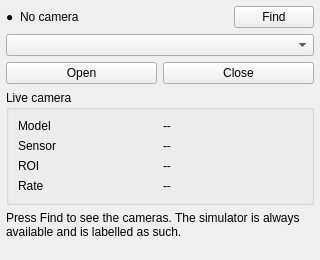
<?xml version="1.0" encoding="UTF-8"?>
<ui version="4.0">
 <class>CameraPanel</class>
 <widget class="QWidget" name="CameraPanel">
  <property name="geometry">
   <rect>
    <x>0</x>
    <y>0</y>
    <width>320</width>
    <height>260</height>
   </rect>
  </property>
  <layout class="QVBoxLayout" name="cameraLayout">
   <property name="spacing">
    <number>6</number>
   </property>
   <property name="leftMargin">
    <number>6</number>
   </property>
   <property name="topMargin">
    <number>6</number>
   </property>
   <property name="rightMargin">
    <number>6</number>
   </property>
   <property name="bottomMargin">
    <number>6</number>
   </property>
   <item>
    <layout class="QHBoxLayout" name="cameraStateRow">
     <item>
      <widget class="QLabel" name="cameraStateDot">
       <property name="text">
        <string>●</string>
       </property>
       <property name="state" stdset="0">
        <string>muted</string>
       </property>
       <property name="toolTip">
        <string>Green means streaming, amber means a camera is open but stopped, red means the last command failed.</string>
       </property>
      </widget>
     </item>
     <item>
      <widget class="QLabel" name="cameraStateLabel">
       <property name="text">
        <string>No camera</string>
       </property>
      </widget>
     </item>
     <item>
      <spacer name="cameraStateSpacer">
       <property name="orientation">
        <enum>Qt::Horizontal</enum>
       </property>
       <property name="sizeHint" stdset="0">
        <size>
         <width>20</width>
         <height>20</height>
        </size>
       </property>
      </spacer>
     </item>
     <item>
      <widget class="QPushButton" name="cameraFindButton">
       <property name="text">
        <string>Find</string>
       </property>
       <property name="toolTip">
        <string>Searches for cameras through every backend. The simulator is always found; a native SDK appears only when its library is installed.</string>
       </property>
      </widget>
     </item>
    </layout>
   </item>
   <item>
    <widget class="QComboBox" name="cameraCombo">
     <property name="toolTip">
      <string>The cameras found by discovery. The model and the backend are in the name, so a simulator is never mistaken for hardware.</string>
     </property>
    </widget>
   </item>
   <item>
    <layout class="QHBoxLayout" name="cameraButtonRow">
     <item>
      <widget class="QPushButton" name="cameraOpenButton">
       <property name="primary" stdset="0">
        <bool>true</bool>
       </property>
       <property name="text">
        <string>Open</string>
       </property>
       <property name="toolTip">
        <string>Opens the camera, restores the ROI preset from the profile and starts the stream. If the preset does not fit this sensor, the best fitting rectangle is used and the ROI step explains it.</string>
       </property>
      </widget>
     </item>
     <item>
      <widget class="QPushButton" name="cameraCloseButton">
       <property name="text">
        <string>Close</string>
       </property>
       <property name="toolTip">
        <string>Stops the stream and closes the camera. The session and the telescope stay as they are.</string>
       </property>
      </widget>
     </item>
    </layout>
   </item>
   <item>
    <widget class="QGroupBox" name="cameraDetailBox">
     <property name="title">
      <string>Live camera</string>
     </property>
     <layout class="QGridLayout" name="cameraDetailLayout">
      <item row="0" column="0">
       <widget class="QLabel" name="cameraModelCaption">
        <property name="text">
         <string>Model</string>
        </property>
       </widget>
      </item>
      <item row="0" column="1">
       <widget class="QLabel" name="cameraModelValue">
        <property name="text">
         <string>--</string>
        </property>
       </widget>
      </item>
      <item row="1" column="0">
       <widget class="QLabel" name="cameraSensorCaption">
        <property name="text">
         <string>Sensor</string>
        </property>
       </widget>
      </item>
      <item row="1" column="1">
       <widget class="QLabel" name="cameraSensorValue">
        <property name="text">
         <string>--</string>
        </property>
        <property name="toolTip">
         <string>The largest frame the sensor can deliver at binning 1, in pixels. The capture ROI must fit inside it.</string>
        </property>
       </widget>
      </item>
      <item row="2" column="0">
       <widget class="QLabel" name="cameraRoiCaption">
        <property name="text">
         <string>ROI</string>
        </property>
       </widget>
      </item>
      <item row="2" column="1">
       <widget class="QLabel" name="cameraRoiValue">
        <property name="text">
         <string>--</string>
        </property>
        <property name="toolTip">
         <string>The rectangle the camera is actually delivering now, in sensor pixels. It is the same rectangle the SER receives.</string>
        </property>
       </widget>
      </item>
      <item row="3" column="0">
       <widget class="QLabel" name="cameraRateCaption">
        <property name="text">
         <string>Rate</string>
        </property>
       </widget>
      </item>
      <item row="3" column="1">
       <widget class="QLabel" name="cameraRateValue">
        <property name="text">
         <string>--</string>
        </property>
        <property name="toolTip">
         <string>Frames per second the camera is delivering now. It is measured by the capture engine, not requested from the SDK.</string>
        </property>
       </widget>
      </item>
     </layout>
    </widget>
   </item>
   <item>
    <widget class="QLabel" name="cameraMessage">
     <property name="role" stdset="0">
      <string>hint</string>
     </property>
     <property name="wordWrap">
      <bool>true</bool>
     </property>
     <property name="text">
      <string>Press Find to see the cameras. The simulator is always available and is labelled as such.</string>
     </property>
    </widget>
   </item>
   <item>
    <spacer name="cameraSpacer">
     <property name="orientation">
      <enum>Qt::Vertical</enum>
     </property>
     <property name="sizeHint" stdset="0">
      <size>
       <width>20</width>
       <height>20</height>
      </size>
     </property>
    </spacer>
   </item>
  </layout>
 </widget>
 <resources/>
 <connections/>
</ui>
